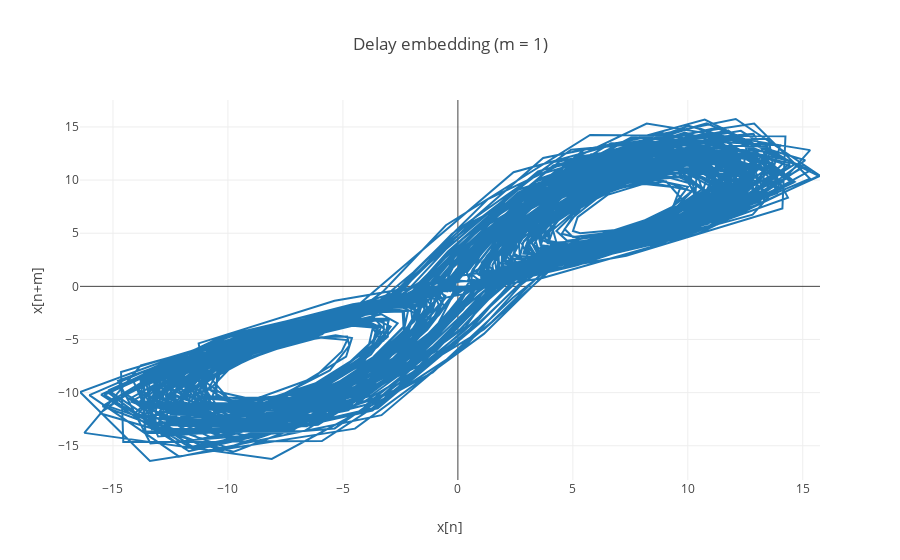

This figure's notebook cell:
### Code cell
a, b = delay_embedding(ts1, 1)

data = [
    go.Scatter(x=b, y=a),
]

figure = go.Figure(data=data, layout=go.Layout(
    title='Delay embedding (m = 1)',
    showlegend=False,
    xaxis=dict(title='x[n]'),
    yaxis=dict(title='x[n+m]')
))

py.iplot(figure)

### Figure 1 — Plotly figure (JSON) as saved in the notebook; plotly's stock layout.template omitted (floating-point values rounded to 4 significant figures; data arrays with more than 128 entries replaced by an {"elided": "..."} marker saying what was removed)
{"data": [{"type": "scatter", "uid": "a5e56658-8dda-4b8f-934d-f31b07dc6093", "x": {"elided": "1999 float values"}, "y": {"elided": "1999 float values"}}], "layout": {"showlegend": false, "title": "Delay embedding (m = 1)", "xaxis": {"title": "x[n]"}, "yaxis": {"title": "x[n+m]"}}}
